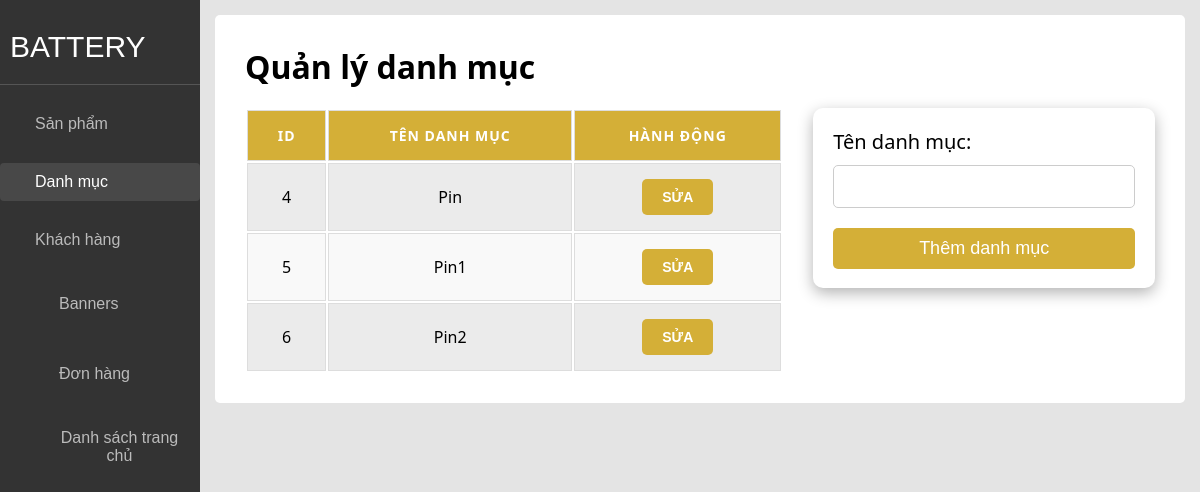
Before: /N2pQo6CoUp4GAZ_vR_BiNw/index.php?page=Categorys with the older database file.
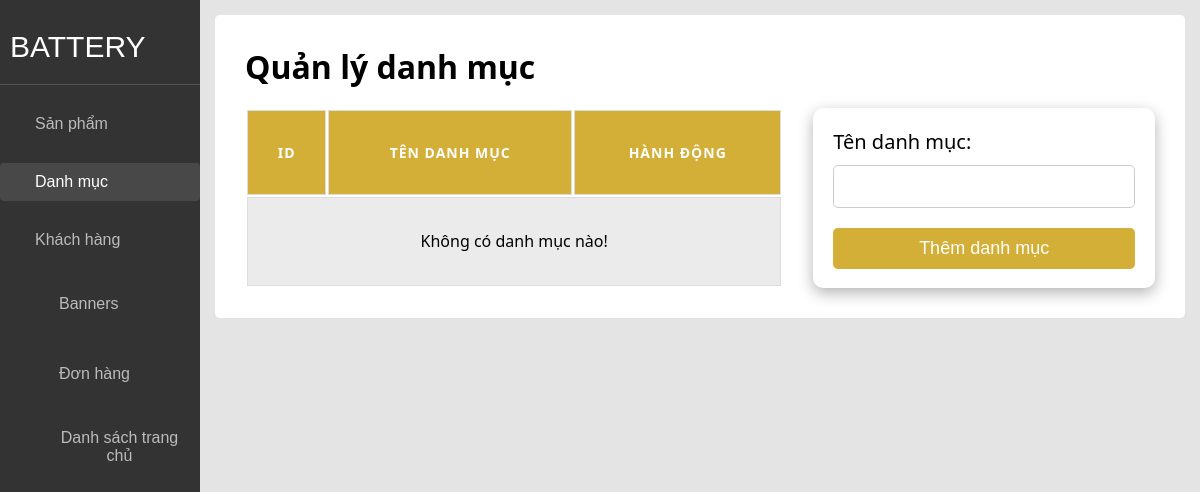
After: the same page with the newer database file.
### tables this page shows
CREATE TABLE `danh_muc` (
  `id` int(11) NOT NULL,
  `ten` varchar(255) NOT NULL
);

### app/models/CategoryModel.php (called while the page is built, shortened)
<?php
function getAllCategorys() {
    try {
        $conn = connection();
        $query = "SELECT * FROM danh_muc";
        $stmt = $conn->prepare($query);
        $stmt->execute();
        return $stmt->fetchAll(PDO::FETCH_ASSOC);
    } catch (PDOException $e) {
        return [];
    }
}

### N2pQo6CoUp4GAZ_vR_BiNw/Categorys.php (the view, shortened to what this page needs)
<div class="page">
  <h1>Quản lý danh mục</h1>
  <div class="category-container">
    <table>
    <tr class="title">
    <th>ID</th>
    <th>Tên danh mục</th>
    <th>Hành động</th>
    </tr>
    <?php
      $categorys = getAllCategorys();
      if (!empty($categorys)) {
        foreach ($categorys as $category) {
          echo '
            <tr>
              <td>' . htmlspecialchars($category['id']) . '</td>
              <td>' . htmlspecialchars($category['ten']) . '</td>
              <td>
                  <form method="POST" action="">
                    <input type="hidden" name="Edit" value="' . htmlspecialchars($category['id']) . '">
                    <input class="addbtn" type="submit" value="Sửa">
                  </form>
              </td>
            </tr>
            ';
          }
        } else {echo '<tr><td colspan="9">Không có danh mục nào!</td></tr>';}
        ?>
    </table>
    <div class="add-category">
      <form id="editForm" method="POST" action="<?= BASE_URL ?>/app/controllers/CategoryController.php">
        <label for="name">Tên danh mục:</label>
        <input type="name" name="name">
        <input type="submit" name="Add" value="Thêm danh mục">
      </form>
    </div>
</div>

Changed rows visible on the page:
removed danh_muc: id "4", ten "Pin"
removed danh_muc: id "5", ten "Pin1"
removed danh_muc: id "6", ten "Pin2"
Other visible differences:
text now shown: "Không có danh mục nào!"
